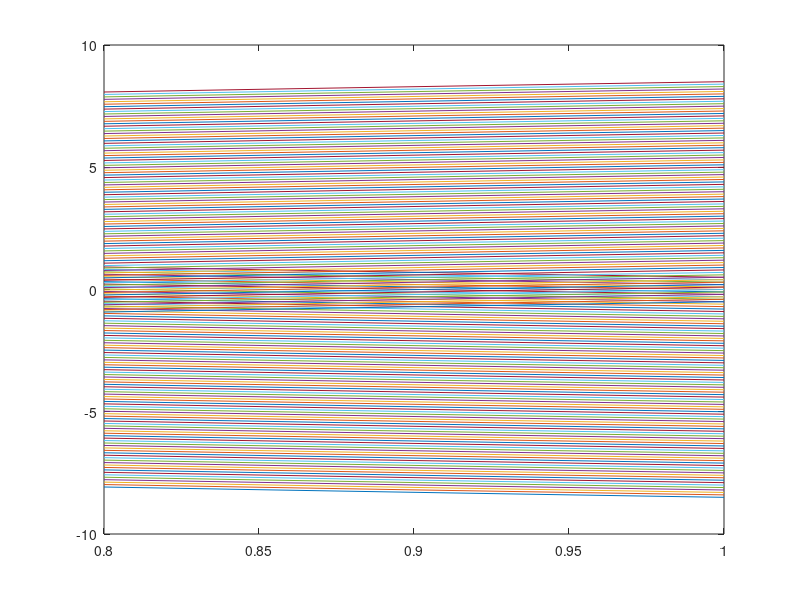

MATLAB code for this plot:
clear;
wm=(-4.5:0.1:4.5)';wp=(-4.5:0.1:4.5)';
h=(0.8:0.01:1)';

for i=1:length(wm)
  um(:,i)=wm(i)+4*sqrt(h);
  up(:,i)=wp(i)-4*sqrt(h);
endfor
um=um';up=up';
hold off;
figure(1);
axis([0.9 1 0.1 0.5])
plot(h,up);hold on;plot(h,um);
hold off